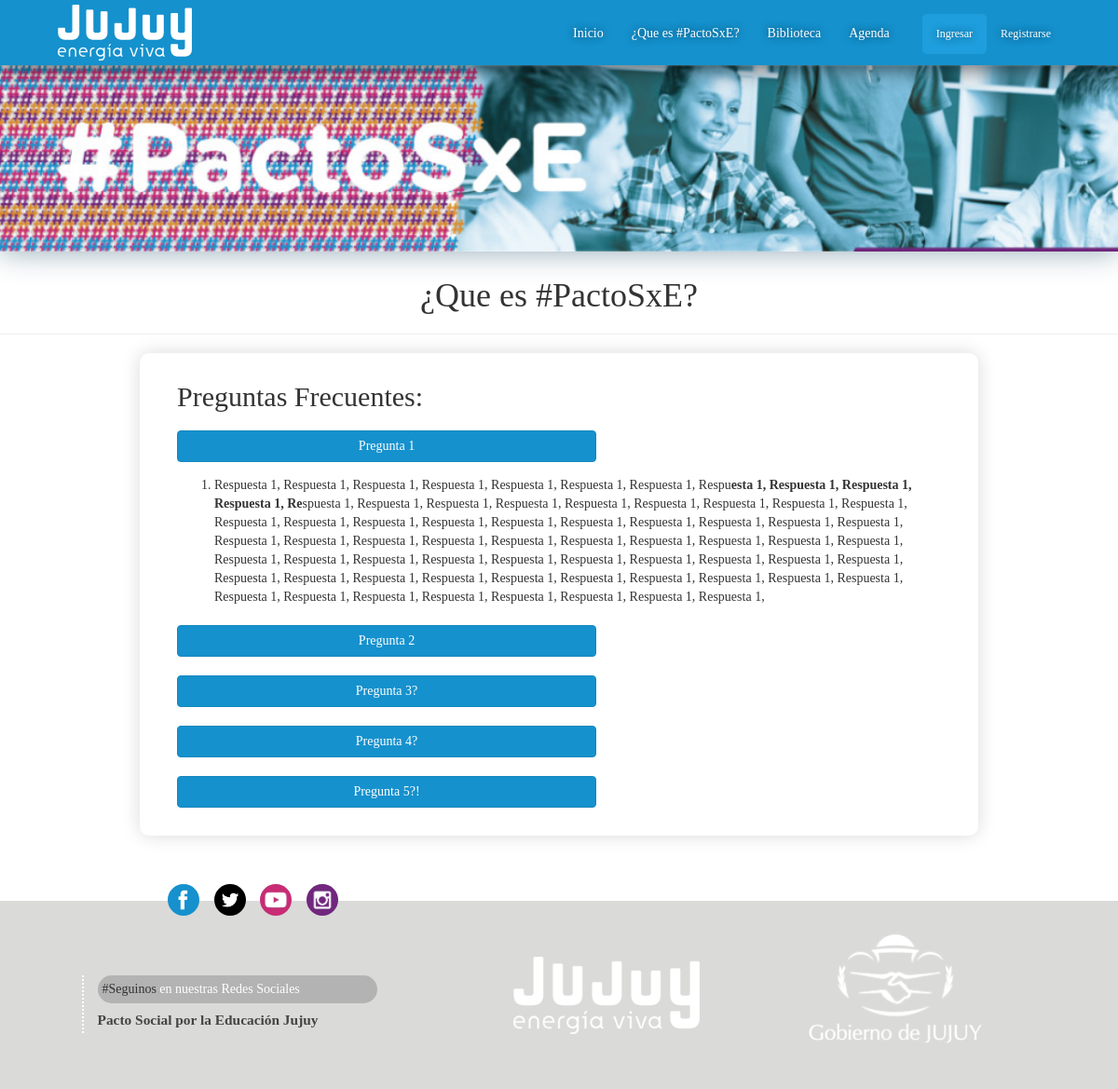
Page /faq/ on the earlier database version.
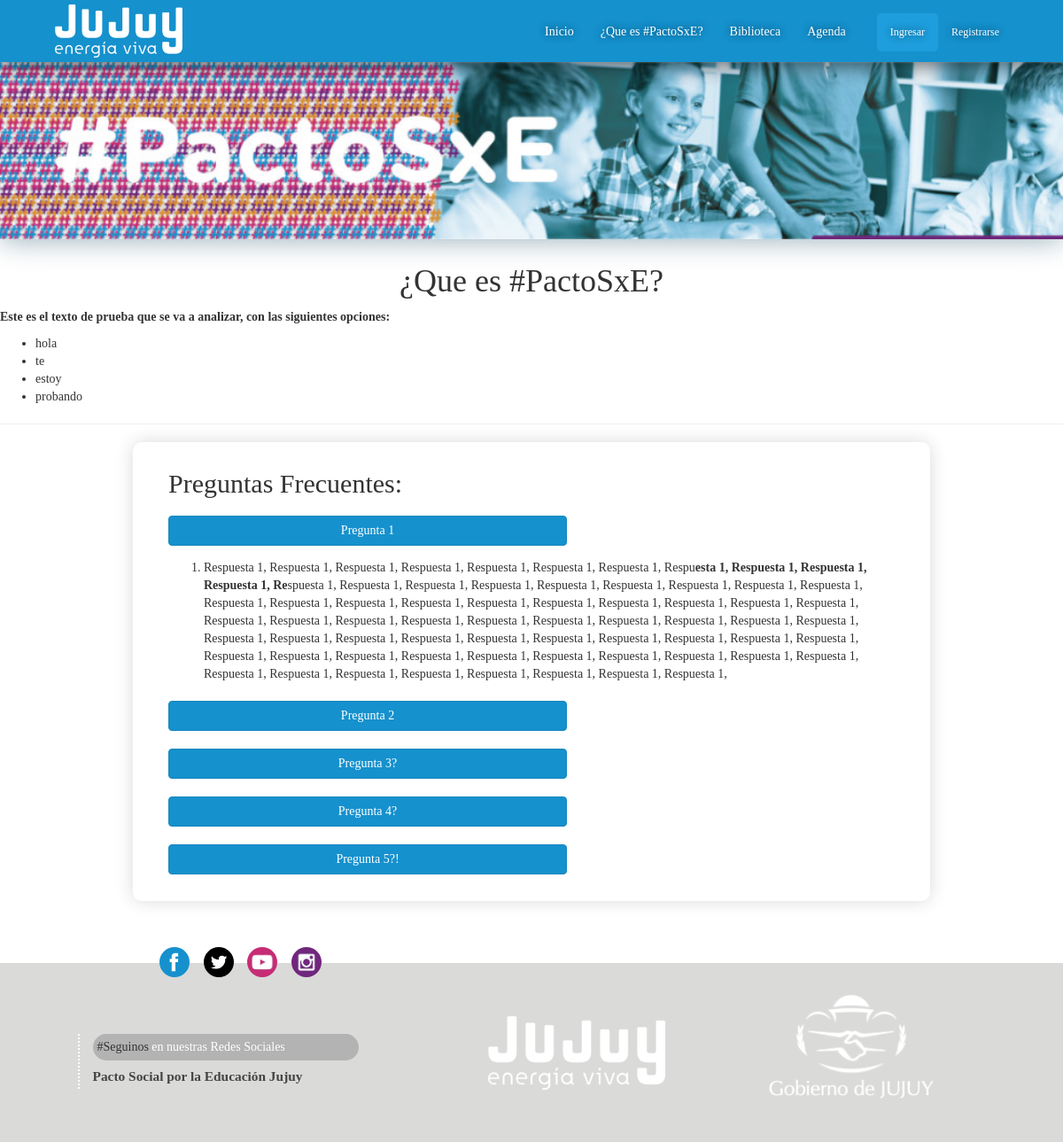
Same page on the later database version.
### core/models.py (models this page shows, shortened)
class Faq(models.Model):
    orden = models.IntegerField()
    pregunta = models.CharField('Titulo', max_length=200)
    respuesta = HTMLField()

class Texto(models.Model):
    texto = HTMLField()

### core/views.py (the view)
# urls.py: url('^faq/$', views.faq, name='faq'),
def faq(request):
    textos = Texto.objects.all()
    faqs = Faq.objects.all()
    return render(request, 'faq.html', {'textos' : textos, 'faqs' : faqs })

### core/templates/faq.html (shortened to what this page needs)
{% extends 'base.html' %}
{% block content %}
<div class="quees">
    <h1>¿Que es #PactoSxE?</h1>
    <p class="texto-explicativo">
        {% for t in textos %}
            {{ t.texto|safe }}
        {% endfor %}
    </p>
    <hr>
    <div class="seccion-preguntas-frecuentes">
        <h2>Preguntas Frecuentes:</h2>
        <ul class="preguntas-frecuentes">
            {% for faq in faqs %}
            <li>
                <button class="btn btn-primary" type="button" data-toggle="collapse" data-target="#{{ faq.id }}" aria-expanded="false" aria-controls="collapseExample">
                  {{ faq.pregunta }}
                </button>
                <div id="{{ faq.id }}" class="collapse">{{ faq.respuesta | safe }}</div>
            </li>
            {% endfor %}
        </ul>
    </div>
</div>
{% endblock %}

### core/templates/base.html (shortened to what this page needs)
<!DOCTYPE html>
<html lang="en">
  <head>
    {% load static %}
    <link rel="stylesheet" type="text/css" href="{% static 'css/lightbox.css' %}" />
    <link rel="stylesheet" type="text/css" href="{% static 'css/bootstrap.min.css' %}" />
    <link rel="stylesheet" type="text/css" href="{% static 'css/style.css' %}" />
  </head>
  <body id="body">
    <header>
	<nav class="navbar navbar-static-top">
	  <div class="container-fluid">
      <div class="header-logo" onclick="location.href='http://www.jujuy.gob.ar'" style="cursor: pointer">
      	<img src="{% static 'img/logo.png' %}" />
      </div>
	    <div class="collapse navbar-collapse">
	      <ul class="nav navbar-nav">
	        	<li><a href="/">Inicio</a></li>
	        	<li><a href="/faq/">¿Que es #PactoSxE?</a></li>
	        	<li><a href="/biblioteca/">Biblioteca</a></li>
	        	<li><a href="/calendario/">Agenda</a></li>
            {% if user.is_authenticated %}
            <li class="bienvenido">Bienvenido, {{ user.get_full_name }} <small>{{ user.username }}</small>!</li>
            {% if user.is_staff %}
            <li><a href="/admin">Admin</a></li>
            {% endif %}
            <li><a href="{% url 'logout' %}">Salir</a></li>
            {% else %}
            <li class="btn-login nomob"><a href="{% url 'login' %}">Ingresar</a></li><li class="btn-register"><a href="{% url 'signup' %}">Registrarse</a></li>
            {% endif %}
	      </ul>
	    </div>
	  </div>
	</nav>
    </header>
    <div class="portada">
    </div>
    <main>
      {% block content %}
      {% endblock %}
        <br>
        <footer>
          <div class="social">
            <a href="https://www.facebook.com/pactosocialporlaeducacion/">
             <span class="icon icon-facebook"></span>
            </a>
            <a href="#">
             <span class="icon icon-twitter"></span>
            </a>
            <a href="https://www.youtube.com/channel/UCGltF7SWs07PRNz8SUf5Cdg">
             <span class="icon icon-youtube"></span>
            </a>
            <a href="https://www.instagram.com/pactosocialporlaeducacionjujuy/">
             <span class="icon icon-instagram"></span>
            </a>
          </div>
          <div class="row">
          <div class="col-md-4 col-md-offset-1">
            <div class="seguinos-titulo">
              <p class="seguinos"><span>#Seguinos</span> en nuestras Redes Sociales</p>
              <h4>Pacto Social por la Educación Jujuy</h4>
            </div>
          </div>
          <div class="col-md-3">
            <img src="{% static 'img/logo.png' %}" class="logo"/>
          </div>
          <div class="col-md-3">
            <img src="{% static 'img/logo2.png' %}" class="logo" style="margin-top: 10px"/>
          </div>
          </div>
        </footer>
    </main>
    {% load static %}
  </body>
</html>

### static/css/style.css (style rules this page uses)
body { background: white; overflow-x: hidden; font-family: Archia; padding-top: 70px; }
header { position: absolute; width: 100%; position: fixed; height: 70px; z-index: 11; background-color: #1591cd; box-shadow: 0px 3px 25px #000000a3; top: 0px; }
main { margin-top: 2em; }
.portada { background-image: url(../img/header.jpg); height: 200px; background-size: cover; box-shadow: 0px 0px 30px #1c4d657a; }
.btn-login.nomob a, .btn-register a { font-size: 12px !important; font-weight: lighter; border-radius: 5px; }
.btn-login.nomob a { background: #1e9edc; margin-left: 20px; }
.btn-register a { font-weight: normal; }
.navbar { padding-left: 3em; padding-right: 3em; padding-top: 5px; font-family: Archia; }
.navbar-nav { float: right; padding-top: 10px; }
ul.nav li { overflow: hidden; }
ul.nav li a { color: white; font-size: 14px; text-shadow: 0px 0px 8px rgba(0, 0, 0, 0.59); padding-top: 11px; padding-bottom: 12px; }
.header-logo { float: left; }
.header-logo img { height: 70px; top: -5px; position: relative; padding: 5px; }
footer { padding-top: 20px; font-family: Archia; background: #dadad9; position: relative; }
footer h4 { color: white; text-align: center; margin-top: 10px; margin-bottom: 5px; font-size: 1.1em; font-weight: normal; }
footer .social { position: absolute; top: -18px; left: 15%; }
footer .social span.icon { background-color: black; width: 34px; height: 34px; display: inline-block; border-radius: 50%; margin-right: 12px; }
footer .social span.icon-facebook { background-color: #1691cd; }
footer .social span.icon-twitter { background-color:# dc8e2c; }
footer .social span.icon-youtube { background-color: #c72c75; }
footer .social span.icon-instagram { background-color: #70277d; }
footer .col-md-4 { margin-top: 60px; margin-bottom: 60px; border-left: 2px dotted white; }
footer img.logo { margin: auto; display: block; width: 200px; margin-top: 40px; }
footer .seguinos { background: #b3b3b3; border-radius: 50px; padding: 5px; width: 300px; color: white; }
footer .seguinos span { color: #333; }
footer .seguinos-titulo h4 { color: #444; font-weight: bold; text-align: left; }
footer .icon-facebook { background: url(../img/facebook.png); background-size: contain; }
footer .icon-twitter { background: url(../img/twitter.png); background-size: contain; }
footer .icon-youtube { background: url(../img/youtube.png); background-size: contain; }
footer .icon-instagram { background: url(../img/instagram.png); background-size: contain; }
.quees h1 { text-align: center; color: #333; }
.quees .texto-explicativo { text-align: center; color: #333; }
.quees .seccion-preguntas-frecuentes { max-width: 900px; margin: auto; padding: 10px 40px; box-shadow: 0px 0px 20px #00000026; border-radius: 10px; margin-bottom: 50px; }
.quees .preguntas-frecuentes { list-style: none; padding-left: 0px; }
.quees .collapse.in { margin-top: 5px; margin-bottom: 10px; }
.quees .btn-primary { color: #fff; background-color: #1591cd; border-color: #1787bd; min-width: 450px; margin-bottom: 10px; margin-top: 10px; }

Differences in the rows shown:
added Texto: texto "Este es el texto de prueba que se va a analizar, con las siguientes opciones: hola te estoy probando"
